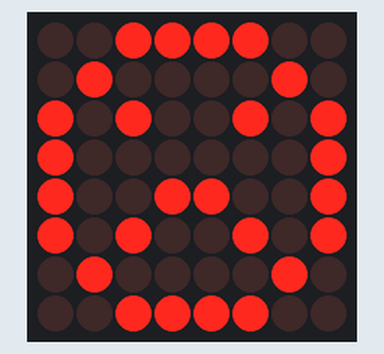
This sketch was run on a simulated Arduino Uno, built with avr-gcc and run on an emulated ATmega328P. On the bench: 8×8 LED matrix.

Above: at 0.1 s.
At 1.1 s:
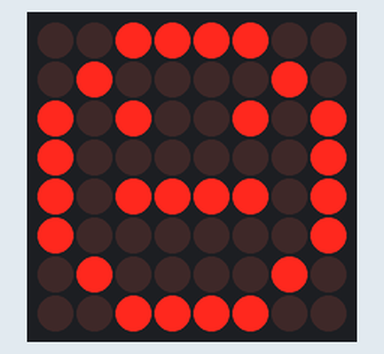
At 2.1 s:
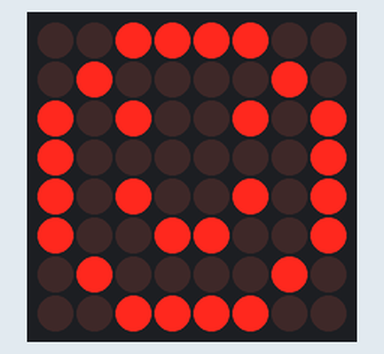

Measured:
- by itself, everything shown: repeats every 3.0 s, in 3 steps
- what the display in image 1 shows lasts 1.0 s, from 1.0 s to 2.0 s

The sketch:

Code.ino
```cpp
#include "LedControl.h"
#include "binary.h"


/*
DIN conectado no pino 12
CLK conectado no pino 11
CS conectado no pino 10
*/
LedControl lc=LedControl(12,11,10,1);


// Tempo de delay entre as caras
unsigned long delaytime=1000;


// cara feliz
byte hf[8]= {B00111100,B01000010,B10100101,B10000001,B10100101,B10011001,B01000010,B00111100};
// cara neutra
byte nf[8]={B00111100, B01000010,B10100101,B10000001,B10111101,B10000001,B01000010,B00111100};
// cara triste
byte sf[8]= {B00111100,B01000010,B10100101,B10000001,B10011001,B10100101,B01000010,B00111100};


void setup() {
lc.shutdown(0,false);
// Brilho médio
lc.setIntensity(0,8);
// Limpa o display
lc.clearDisplay(0);
}


void drawFaces(){
// Mostra a cara trite
lc.setRow(0,0,sf[0]);
lc.setRow(0,1,sf[1]);
lc.setRow(0,2,sf[2]);
lc.setRow(0,3,sf[3]);
lc.setRow(0,4,sf[4]);
lc.setRow(0,5,sf[5]);
lc.setRow(0,6,sf[6]);
lc.setRow(0,7,sf[7]);
delay(delaytime);


// Mostra a cara neutra
lc.setRow(0,0,nf[0]);
lc.setRow(0,1,nf[1]);
lc.setRow(0,2,nf[2]);
lc.setRow(0,3,nf[3]);
lc.setRow(0,4,nf[4]);
lc.setRow(0,5,nf[5]);
lc.setRow(0,6,nf[6]);
lc.setRow(0,7,nf[7]);
delay(delaytime);


// Mostra a cara feliz
lc.setRow(0,0,hf[0]);
lc.setRow(0,1,hf[1]);
lc.setRow(0,2,hf[2]);
lc.setRow(0,3,hf[3]);
lc.setRow(0,4,hf[4]);
lc.setRow(0,5,hf[5]);
lc.setRow(0,6,hf[6]);
lc.setRow(0,7,hf[7]);
delay(delaytime);
}


void loop(){
drawFaces();
}
```
